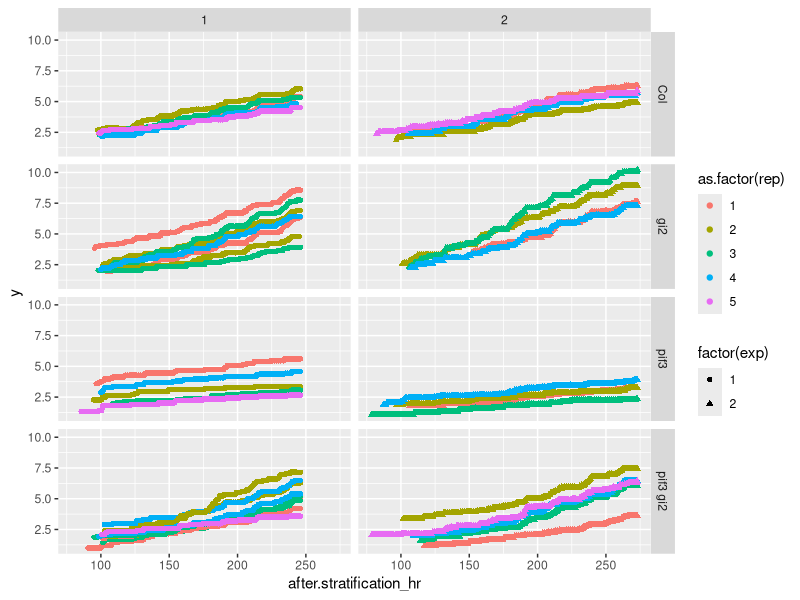
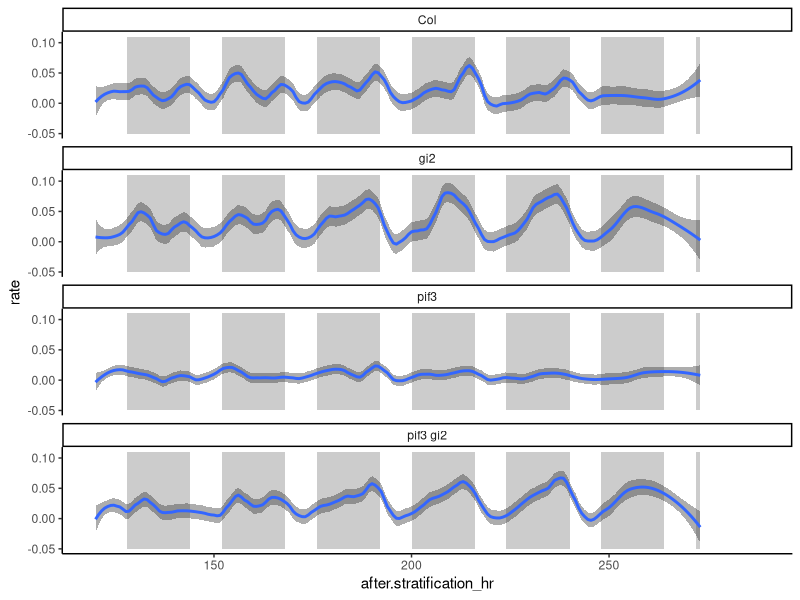

R code for these plots, in order:
## ---- chunk 1
library(ggplot2)
# functions used in this script
## vlookup
#Vlookup in R (https://gist.github.com/jnmaloof/7367450)
#Version 0.3 November 12, 2013
#Return senesical results if return column is a factor
#Version 0.2 November 11, 2013
#Require first column of table to be numeric if range lookup is being done
#Change defaults to larger=FALSE
#Julin Maloof
vlookup <- function(ref, #the value or values that you want to look for
                    table, #the table where you want to look for it; will look in first column
                    column, #the column that you want the return data to come from,
                    range=FALSE, #if there is not an exact match, return the closest?
                    larger=FALSE) #if doing a range lookup, should the smaller or larger key be used?)
{
  if(!is.numeric(column) & !column %in% colnames(table)) {
    stop(paste("can't find column",column,"in table"))
  }
  if(range) {
    if(!is.numeric(table[,1])) {
      stop(paste("The first column of table must be numeric when using range lookup"))
    }
    table <- table[order(table[,1]),] 
    index <- findInterval(ref,table[,1])
    if(larger) {
      index <- ifelse(ref %in% table[,1],index,index+1)
    }
    output <- table[index,column]
    output[!index <= dim(table)[1]] <- NA
    
  } else {
    output <- table[match(ref,table[,1]),column]
    output[!ref %in% table[,1]] <- NA #not needed?
  }
  dim(output) <- dim(ref)
  output
}
## ---- chunk 2
# setup working directory
if(Sys.info()["user"]=="nozue") {
homedir<-"/Volumes/Data6/data_JM4/2016pif3gi2_timelapse"
} # customize homedir
setwd(homedir)
# 
# reading file time stamp
## This file was created in MSDOS (Celia cam computer) by "dir" command
filetime<-read.table("2016pif3gi2filetime.txt",skip=7,nrows=869)
head(filetime)
tail(filetime)

# reading file name used in exp1
exp1.filename<-read.table("exp1.file.txt",skip=1)
# add 336 to 1 (frmae number in exp1 avi )
exp1.filename$frame<-1:nrow(exp1.filename)
# reading file name used in exp2
exp2.filename<-read.table("exp2.file.txt",nrow=533) # skip the last line "exp2.file.txt"
#exp2.filename$frame<-1:nrow(exp2.filename) # is this true? no 
exp2.filename$frame<- c(((533-309)+1):533, (310-309):(533-309))# is this true? OK. Probably I should fix it becasue this is dirty. (100316)

# reading hypocotyl length data
hyp.data<-read.csv("Marian_gi2pif3_hyp_data.csv")
# need to clean up data (no duplicate)
hyp.data$id<-paste(sub("(2016pif3gi2exp)(1A_|1B_|2A_|2B_)(pif3gi2|pif3|gi2|Col)(.avi:)([[:digit:]]+)([[:print:]]+)","\\1\\2\\3\\4\\5",hyp.data$label),hyp.data$rep,sep="_")
hyp.data[duplicated(hyp.data$id),] # OK
# change pixel into mm (under construction)
scale<- 95/1220.3213 # 95 mm is 1220.3213 pixel
hyp.data$mm<-hyp.data$pixel * scale


# merge time stamp data and hyp.data
## extract avi movie frame name
hyp.data$frame<-as.integer(sub("(2016pif3gi2exp)(1A_|1B_|2A_|2B_)(pif3gi2|pif3|gi2|Col)(.avi:)([[:digit:]]+)([[:print:]]+)","\\5",hyp.data$label)) 

# obtaining file date/time (exp1)
hyp.data[hyp.data$exp==1,"file"]<-as.character(vlookup(hyp.data[hyp.data$exp==1,"frame"],exp1.filename[,2:1],2))
str(hyp.data)
# obtaining file date/time (exp2)
hyp.data[hyp.data$exp==2,"file"]<-as.character(vlookup(hyp.data[hyp.data$exp==2,"frame"],exp2.filename[,2:1],2))
## obtain file date/time stamp (exp1 and exp2)
hyp.data$date<-vlookup(hyp.data$file,filetime[,c("V4","V1")],2)
hyp.data$time<-vlookup(hyp.data$file,filetime[,c("V4","V2")],2)
## converted to "POSIXlt" (see ?strptime)
hyp.data$date.time<-strptime(paste(hyp.data$date,hyp.data$time,sep="/"),"%m/%d/%Y/%H:%M")

## June 27 is day3 after stratification (start day for exp1 is 
exp1.start.date.time<-strptime("6/24/2016/7:00","%m/%d/%Y/%H:%M") # start date time for exp1
exp2.start.date.time<-strptime("7/1/2016/7:00","%m/%d/%Y/%H:%M") # start date time for exp2

## day-night cycle (7:00 - 15:00 is day)
# calculate hours after stratification 
# cf. hyp.data$date.time - start.date.time gave me units="days"
# for exp1
hyp.data[hyp.data$exp==1,"after.stratification_hr"]<-
  as.numeric(gsub(" hours","",difftime(hyp.data[hyp.data$exp==1,"date.time"],exp1.start.date.time,units="hours"))) # see more in ?difftime
# for exp2
hyp.data[hyp.data$exp==2,"after.stratification_hr"]<-
  as.numeric(gsub(" hours","",difftime(hyp.data[hyp.data$exp==2,"date.time"],exp2.start.date.time,units="hours"))) # see more in ?difftime
# 
str(hyp.data)
head(hyp.data)
summary(hyp.data)

## ---- chunk 3
# from Julin's scripts "TLsmoothMND MAR.R"
calcRate <- function(x) { #no running average
  x <- x[order(x$after.stratification_hr),] 
	x$rate <- NA
	for (i in 2:nrow(x)) {
		x$rate[i] <- (x$y[i]-x$y[i-1]) / (x$after.stratification_hr[i] -x$after.stratification_hr[i-1])
		}
		x
		} 
# under construction
#names(hyp.data)<-sub("after.stratification_hr","time",names(hyp.data))
names(hyp.data)<-sub("mm","y",names(hyp.data))
hyp.data$sample<-with(hyp.data,paste(exp,plate,genotype,rep,sep="_")) 
rate.list <- by(hyp.data,hyp.data$sample,calcRate) 
tl.rates <- rate.list[[1]]              #need to recompile the list of dataframes into one dataframe.  this will hold it

for (i in 2:length(rate.list)) tl.rates <- rbind(tl.rates,rate.list[[i]]) #merge into one frame

# tl.rates <- tl.rates[complete.cases(tl.rates[,-7]),]  #remove rows with no data.(from J). error (Kazu)



## ---- chunk 4
# plot (height version)
p.height<-ggplot(hyp.data,aes(x=after.stratification_hr,y=y,color=as.factor(rep),shape=factor(exp))) + geom_point()+facet_grid(genotype~exp)
p.height
# plot (growth rate version)
night <- seq(8,max(tl.rates$after.stratification_hr),24)
day <- seq(24,max(tl.rates$after.stratification_hr),24)
if (length(night)>length(day)) day <- c(day,max(tl.rates$after.stratification_hr))
bottom <- rep(-0.05,length(night))
top <- rep(0.11,length(night)) # for mm
#top <- rep(1,length(night)) # for pixel


#data frame to hold coordinates for nighttime rectangles
rectangles <- data.frame(night,day,top,bottom,rate=0,after.stratification_hr=0)
rm(night,day,top,bottom)

p.growthrate<- ggplot(data=tl.rates,aes(y=rate,x=after.stratification_hr))  + facet_wrap(~genotype,ncol=1) + theme_classic()
p.growthrate <- p.growthrate + geom_rect(data=rectangles,mapping=aes(xmin=night,xmax=day,ymin=bottom,ymax=top),fill="grey80")
#p.growthrate <- p.growthrate + geom_smooth(stat="smooth",fill="grey20",method="loess",span=.1,n=200)
p.growthrate <- p.growthrate + geom_smooth(stat="smooth",fill="grey20",method="loess",span=.1,n=200) # needs to play with span and n
p.growthrate <- p.growthrate + scale_x_continuous(limits=c(24*5,24*12))

#p.growthrate <- p.growthrate + coord_cartesian(ylim=c(-0.001,0.005))
p.growthrate



